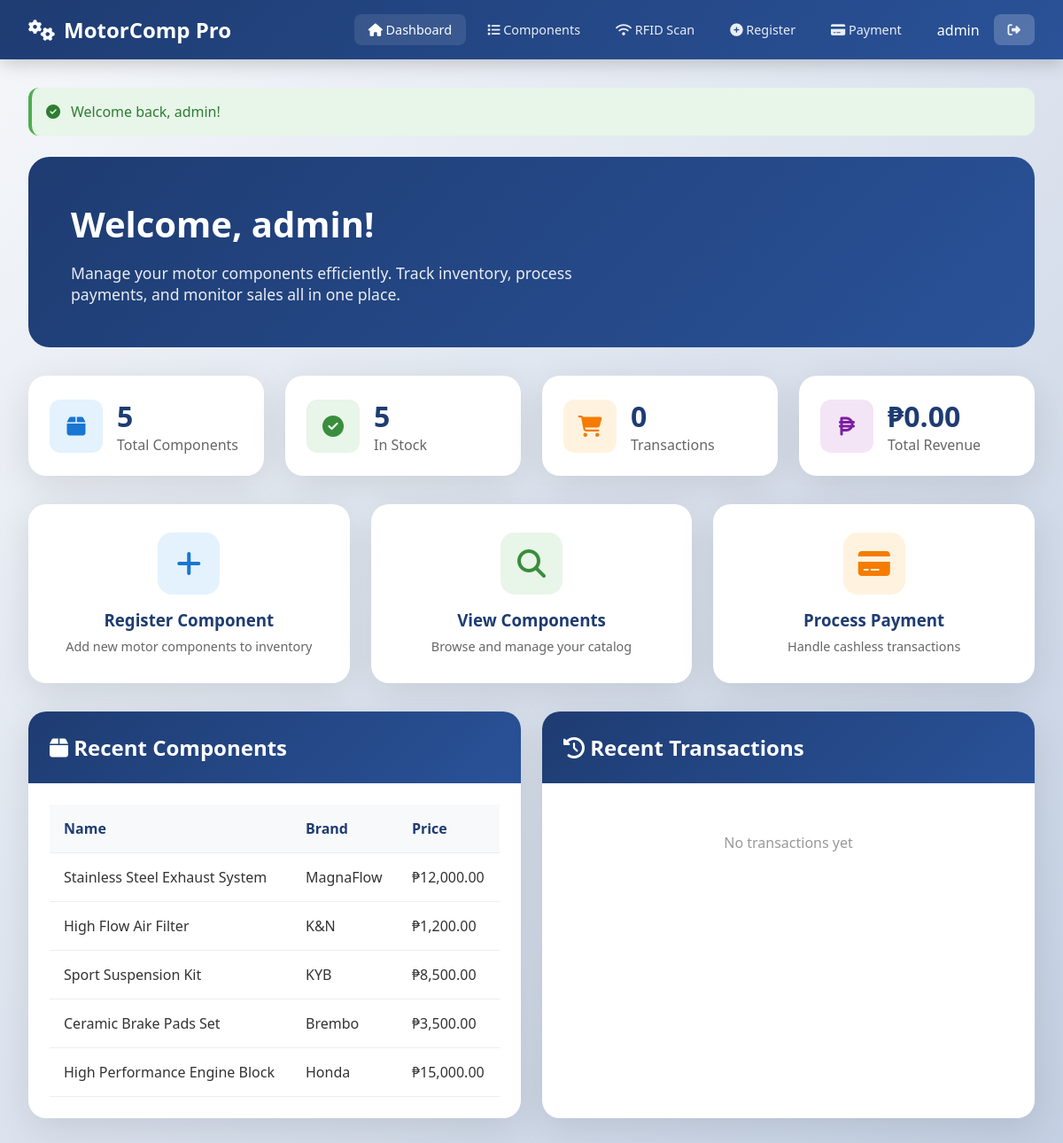
/index.php (signed in), run on the app's committed database.
### tables this page shows
CREATE TABLE IF NOT EXISTS components (
    id INT AUTO_INCREMENT PRIMARY KEY,
    component_id VARCHAR(50) UNIQUE NOT NULL,
    rfid_tag VARCHAR(100) UNIQUE,            
    rfid_epc VARCHAR(100),                   
    name VARCHAR(100) NOT NULL,
    brand VARCHAR(50) NOT NULL,
    price DECIMAL(10,2) NOT NULL,
    stock_quantity INT DEFAULT 0,
    specs TEXT,
    compatibility VARCHAR(255),
    image_url VARCHAR(500),
    location VARCHAR(100),                   
    created_at TIMESTAMP DEFAULT CURRENT_TIMESTAMP,
    updated_at TIMESTAMP DEFAULT CURRENT_TIMESTAMP ON UPDATE CURRENT_TIMESTAMP,
    INDEX idx_rfid (rfid_tag),               
    INDEX idx_component_id (component_id)
);

### config.php (called while the page is built, shortened)
<?php
function isLoggedIn() {
    return isset($_SESSION['user_id']);
}
function formatPrice($price) {
    return '₱' . number_format($price, 2);
}
function sanitize($input) {
    return htmlspecialchars(trim($input), ENT_QUOTES, 'UTF-8');
}
?>

### index.php (the view, shortened to what this page needs)
<?php
require_once 'config.php';
require 'header.php';
$db = getDB();
$stats = [
    'total' => $db->query("SELECT COUNT(*) FROM components")->fetch_row()[0],
    'in_stock' => $db->query("SELECT COUNT(*) FROM components WHERE stock_quantity > 0")->fetch_row()[0],
    'transactions' => $db->query("SELECT COUNT(*) FROM transactions WHERE payment_status = 'completed'")->fetch_row()[0],
    'revenue' => $db->query("SELECT COALESCE(SUM(total_amount), 0) FROM transactions WHERE payment_status = 'completed'")->fetch_row()[0]
];
$recent = $db->query("SELECT * FROM components ORDER BY id DESC LIMIT 5");
$recentComponents = [];
while ($row = $recent->fetch_assoc()) {
    $recentComponents[] = $row;
}
$recentTransactions = [];
?>
<div style="background: linear-gradient(135deg, var(--primary), var(--secondary));
            border-radius: 24px; padding: 3rem; color: white; margin-bottom: 2rem;
            position: relative; overflow: hidden;">
  <div style="position: relative; z-index: 1;">
    <h1 style="font-size: 2.5rem; margin-bottom: 1rem;">
      Welcome<?php echo isLoggedIn() ? ', ' . $_SESSION['user']['username'] : ''; ?>!
    </h1>
    <p style="font-size: 1.1rem; opacity: 0.9; max-width: 600px;">
      Manage your motor components efficiently. Track inventory, process payments, and monitor sales all in one place.
    </p>
  </div>
</div>
<div class="grid grid-4 mb-4">
  <div class="card" style="padding: 1.5rem; display: flex; align-items: center; gap: 1rem;">
    <div style="width: 60px; height: 60px; background: #e3f2fd; border-radius: 12px;
                display: flex; align-items: center; justify-content: center; color: #1976d2; font-size: 1.5rem;">
      <i class="fas fa-box"></i>
    </div>
    <div>
      <h3 style="font-size: 2rem; color: var(--primary);"><?php echo $stats['total']; ?></h3>
      <p style="color: #666;">Total Components</p>
    </div>
  </div>
  <div class="card" style="padding: 1.5rem; display: flex; align-items: center; gap: 1rem;">
    <div style="width: 60px; height: 60px; background: #e8f5e9; border-radius: 12px;
                display: flex; align-items: center; justify-content: center; color: #388e3c; font-size: 1.5rem;">
      <i class="fas fa-check-circle"></i>
    </div>
    <div>
      <h3 style="font-size: 2rem; color: var(--primary);"><?php echo $stats['in_stock']; ?></h3>
      <p style="color: #666;">In Stock</p>
    </div>
  </div>
  <div class="card" style="padding: 1.5rem; display: flex; align-items: center; gap: 1rem;">
    <div style="width: 60px; height: 60px; background: #fff3e0; border-radius: 12px;
                display: flex; align-items: center; justify-content: center; color: #f57c00; font-size: 1.5rem;">
      <i class="fas fa-shopping-cart"></i>
    </div>
    <div>
      <h3 style="font-size: 2rem; color: var(--primary);"><?php echo $stats['transactions']; ?></h3>
      <p style="color: #666;">Transactions</p>
    </div>
  </div>
  <div class="card" style="padding: 1.5rem; display: flex; align-items: center; gap: 1rem;">
    <div style="width: 60px; height: 60px; background: #f3e5f5; border-radius: 12px;
                display: flex; align-items: center; justify-content: center; color: #7b1fa2; font-size: 1.5rem;">
      <i class="fas fa-peso-sign"></i>
    </div>
    <div>
      <h3 style="font-size: 2rem; color: var(--primary);"><?php echo formatPrice($stats['revenue']); ?></h3>
      <p style="color: #666;">Total Revenue</p>
    </div>
  </div>
</div>
<div class="grid grid-3 mb-4">
  <a href="register_component.php" style="text-decoration: none;">
    <div class="card" style="padding: 2rem; text-align: center; transition: all 0.3s; cursor: pointer;">
      <div style="width: 70px; height: 70px; background: #e3f2fd; border-radius: 16px;
                  display: flex; align-items: center; justify-content: center;
                  color: #1976d2; font-size: 2rem; margin: 0 auto 1rem;">
        <i class="fas fa-plus"></i>
      </div>
      <h3 style="color: var(--primary); margin-bottom: 0.5rem;">Register Component</h3>
      <p style="color: #666; font-size: 0.9rem;">Add new motor components to inventory</p>
    </div>
  </a>
  <a href="components.php" style="text-decoration: none;">
    <div class="card" style="padding: 2rem; text-align: center; transition: all 0.3s; cursor: pointer;">
      <div style="width: 70px; height: 70px; background: #e8f5e9; border-radius: 16px;
                  display: flex; align-items: center; justify-content: center;
                  color: #388e3c; font-size: 2rem; margin: 0 auto 1rem;">
        <i class="fas fa-search"></i>
      </div>
      <h3 style="color: var(--primary); margin-bottom: 0.5rem;">View Components</h3>
      <p style="color: #666; font-size: 0.9rem;">Browse and manage your catalog</p>
    </div>
  </a>
  <a href="payment.php" style="text-decoration: none;">
    <div class="card" style="padding: 2rem; text-align: center; transition: all 0.3s; cursor: pointer;">
      <div style="width: 70px; height: 70px; background: #fff3e0; border-radius: 16px;
                  display: flex; align-items: center; justify-content: center;
                  color: #f57c00; font-size: 2rem; margin: 0 auto 1rem;">
        <i class="fas fa-credit-card"></i>
      </div>
      <h3 style="color: var(--primary); margin-bottom: 0.5rem;">Process Payment</h3>
      <p style="color: #666; font-size: 0.9rem;">Handle cashless transactions</p>
    </div>
  </a>
</div>
<div class="grid grid-2">
  <div class="card">
    <div class="card-header">
      <h2><i class="fas fa-box"></i> Recent Components</h2>
    </div>
    <div class="card-body">
      <?php if (empty($recentComponents)): ?>
        <p class="text-center" style="color: #999; padding: 2rem;">No components registered yet</p>
      <?php else: ?>
        <table class="table">
          <thead>
            <tr>
              <th>Name</th>
              <th>Brand</th>
              <th>Price</th>
            </tr>
          </thead>
          <tbody>
            <?php foreach ($recentComponents as $comp): ?>
            <tr>
              <td><?php echo sanitize($comp['name']); ?></td>
              <td><?php echo sanitize($comp['brand']); ?></td>
              <td><?php echo formatPrice($comp['price']); ?></td>
            </tr>
            <?php endforeach; ?>
          </tbody>
        </table>
      <?php endif; ?>
    </div>
  </div>
  <div class="card">
    <div class="card-header">
      <h2><i class="fas fa-history"></i> Recent Transactions</h2>
    </div>
    <div class="card-body">
      <?php if (empty($recentTransactions)): ?>
        <p class="text-center" style="color: #999; padding: 2rem;">No transactions yet</p>
      <?php endif; ?>
    </div>
  </div>
</div>
<?php require 'footer.php'; ?>

### header.php (style rules this page uses)
* { margin: 0; padding: 0; box-sizing: border-box; }
:root { --primary: #1e3c72; --secondary: #2a5298; --accent: #667eea; --success: #4caf50; --warning: #ff9800; --danger: #f44336; --light: #f5f7fa; --dark: #333; }
body { font-family: 'Segoe UI', Tahoma, Geneva, Verdana, sans-serif; background: linear-gradient(135deg, #f5f7fa 0%, #c3cfe2 100%); min-height: 100vh; color: var(--dark); }
.card { background: white; border-radius: 20px; box-shadow: 0 10px 40px rgba(0,0,0,0.1); overflow: hidden; }
.card-header { background: linear-gradient(135deg, var(--primary), var(--secondary)); color: white; padding: 1.5rem; }
.card-body { padding: 1.5rem; }
.table { width: 100%; border-collapse: collapse; }
.table th, .table td { padding: 1rem; text-align: left; border-bottom: 1px solid #eee; }
.table th { background: #f8f9fa; font-weight: 600; color: var(--primary); }
.text-center { text-align: center; }
.mb-4 { margin-bottom: 2rem; }
.grid { display: grid; gap: 1.5rem; }
.grid-2 { grid-template-columns: repeat(2, 1fr); }
.grid-3 { grid-template-columns: repeat(3, 1fr); }
.grid-4 { grid-template-columns: repeat(4, 1fr); }

### data on the page
components: name "Stainless Steel Exhaust System", brand "MagnaFlow", price "₱12,000.00"
components: name "High Flow Air Filter", brand "K&N", price "₱1,200.00"
components: name "Sport Suspension Kit", brand "KYB", price "₱8,500.00"
components: name "Ceramic Brake Pads Set", brand "Brembo", price "₱3,500.00"
components: name "High Performance Engine Block", brand "Honda", price "₱15,000.00"

### other printed values
APP_NAME "MotorComp Pro"
$_SESSION['user']['username'] "admin"
$flash['message'] "Welcome back, admin!"
$stats['total'] "5"
$stats['in_stock'] "5"
$stats['transactions'] "0"
formatPrice($stats['revenue']) "₱0.00"
